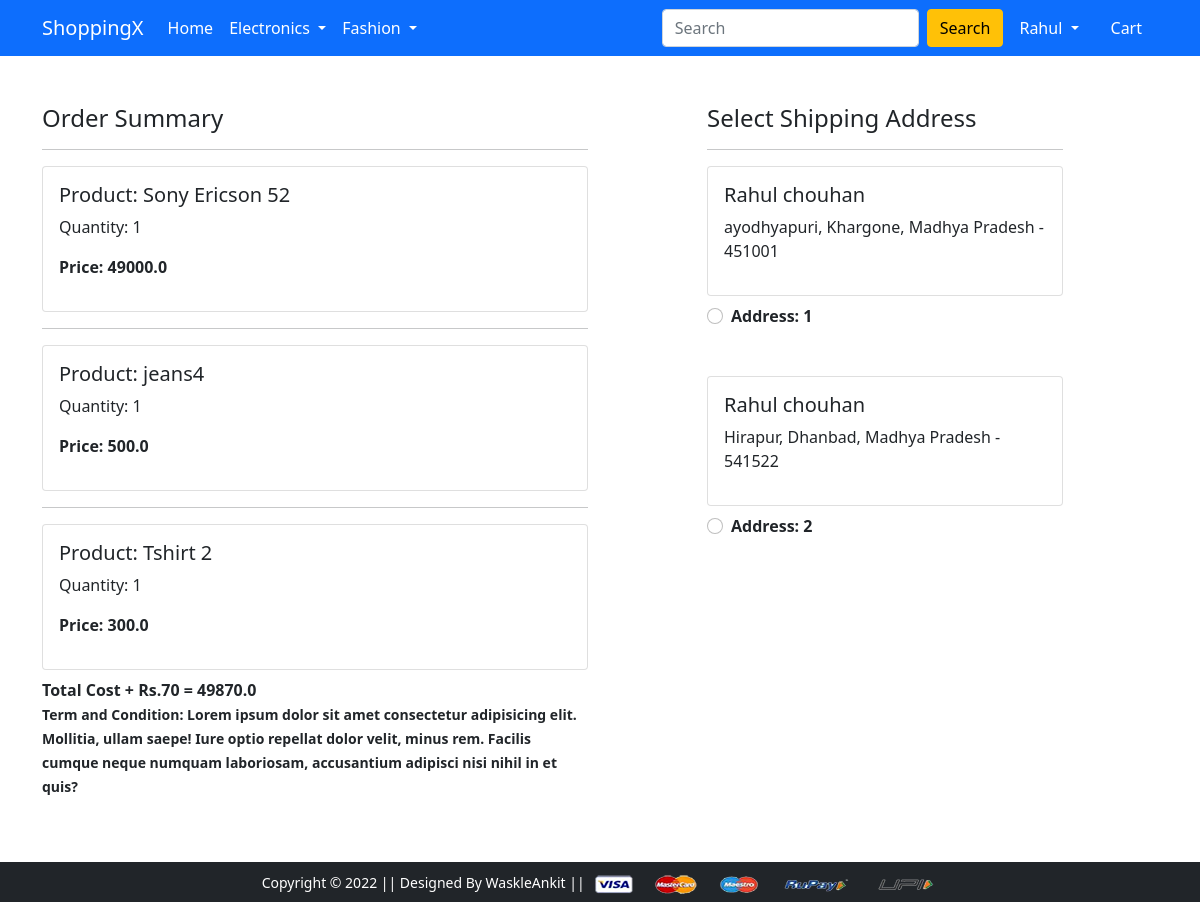
Page /checkout/ (signed in) on the earlier database version.
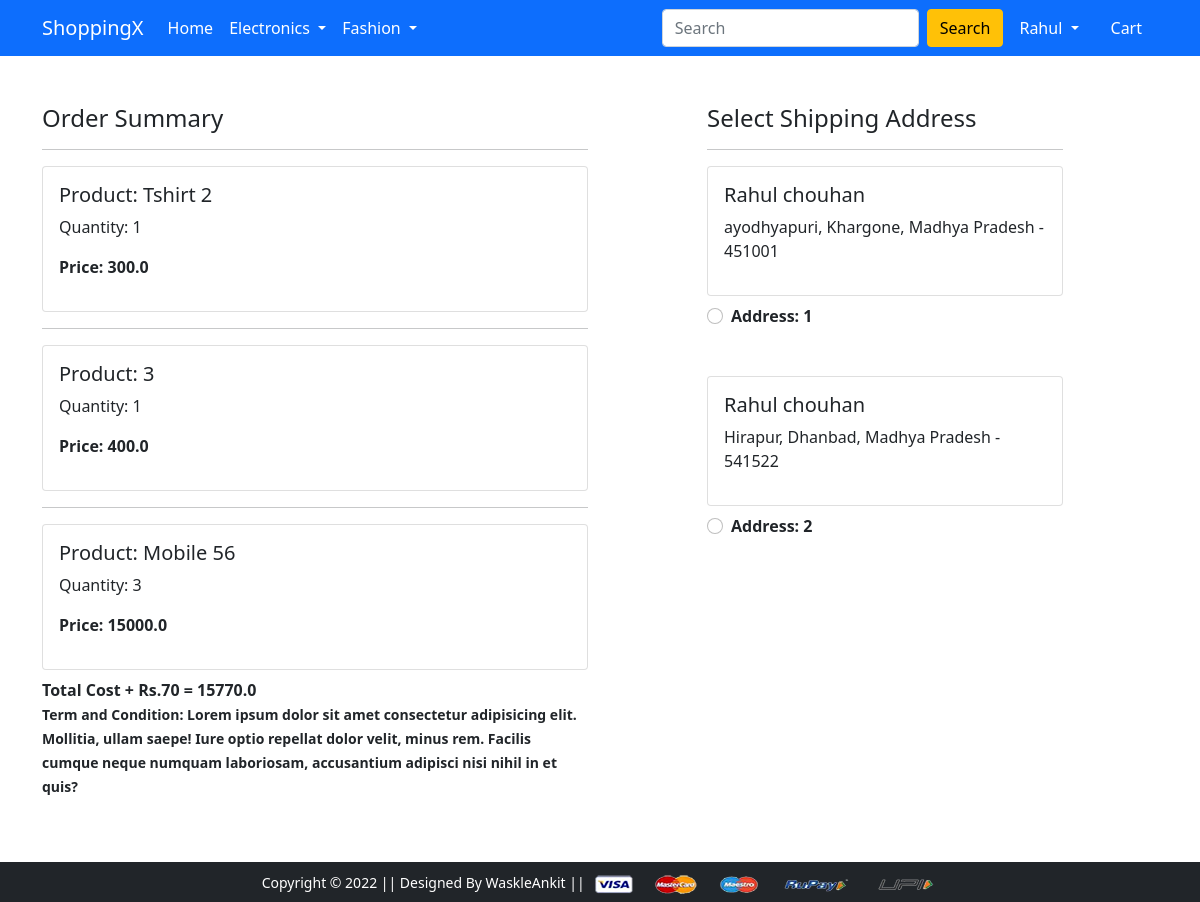
Same page on the later database version.
### app/models.py (models this page shows, shortened)
class Cart(models.Model):
    user = models.ForeignKey(User,on_delete=models.CASCADE)
    product = models.ForeignKey(Product,on_delete=models.CASCADE)
    quantity = models.PositiveIntegerField(default=1)
    @property
    def total_cost(self):
        return self.quantity * self.product.discounted_price

class Product(models.Model):
    title = models.CharField(max_length=100)
    selling_price = models.FloatField()
    discounted_price = models.FloatField()
    description = models.TextField()
    brand = models.CharField(max_length=100)
    category = models.CharField(choices=CATEGORY_CHOICES,max_length=2)
    product_image = models.ImageField(upload_to='productimg')

class Customer(models.Model):
    user =models.ForeignKey(User, on_delete=models.CASCADE)
    name = models.CharField(max_length=200)
    locality = models.CharField(max_length=200)
    city = models.CharField(max_length=200)
    zipcode = models.IntegerField()
    state = models.CharField(choices=STATE_CHOICES,max_length=50)

### app/views.py (the view)
# urls.py: path('checkout/', views.checkout, name='checkout'),
@login_required
def checkout(request):
 user = request.user
 add = Customer.objects.filter(user=user)
 cart_items = Cart.objects.filter(user=user)
 amount = 0.0
 shipping_amount = 70.0
 totalamount = 0.0
 cart_product = [p for p in Cart.objects.all() if p.user == request.user]
 if cart_product:
  for p in cart_product:
   tempamount = (p.quantity * p.product.discounted_price)
   amount += tempamount
  totalamount = amount + shipping_amount
 context = {'add':add,'totalamount':totalamount,'cart_items':cart_items}
 return render(request, 'app/checkout.html',context)

### app/templates/app/checkout.html (shortened to what this page needs)
{% extends 'app/base.html' %}
{% load static %}
{% block main-content %}
<div class="container">
 <div class="row mt-5">
  <div class="col-sm-6">
    <h4>Order Summary</h4>
    {% for item in cart_items %}
    <hr>
      <div class="card mb-2">
        <div class="card-body">
          <h5>Product: {{item.product.title}}</h5>
          <p>Quantity: {{item.quantity}}</p>
          <p class="fw-bold">Price: {{item.total_cost}}</p>
        </div>
      </div>
    {% endfor %}
    <p class="fw-bold">Total Cost + Rs.70 = {{totalamount}}
      <br>
    <small>Term and Condition: Lorem ipsum dolor sit amet consectetur adipisicing elit. Mollitia, ullam saepe! Iure optio repellat dolor velit, minus rem. Facilis cumque neque numquam laboriosam, accusantium adipisci nisi nihil in et quis?</small>
  </div>
  <div class="col-sm-4 offset-sm-1">
    <h4>Select Shipping Address</h4>
    <hr>
    <form action="/paymentdone" id="myform">
    {% for ad in add %}
      <div class="card">
        <div class="card-body">
        <h5>{{ad.name}}</h5>
        <p>{{ad.locality}}, {{ad.city}}, {{ad.state}} - {{ad.zipcode}}</p>
        </div>
      </div>
        <div class="form-check mt-2 mb-5">
          <input class="form-check-input" type="radio" name="custid" id="custadd{{forloop.counter}}" value="{{ad.id}}">
          <label class="form-check-label fw-bold" for="">
            Address: {{forloop.counter}} </label>
        </div>
      {% endfor %}
      </form>
    </div>
  </div>
</div>
{% endblock main-content %}

Differences in the rows shown:
removed Cart: product "Sony Ericson 52", quantity "1", total_cost "49000.0"
removed Cart: product "jeans4", quantity "1", total_cost "500.0"
added Cart: product "3", quantity "1", total_cost "400.0"
added Cart: product "Mobile 56", quantity "3", total_cost "15000.0"
Other differences:
{{ totalamount }}: "49870.0" → "15770.0"
